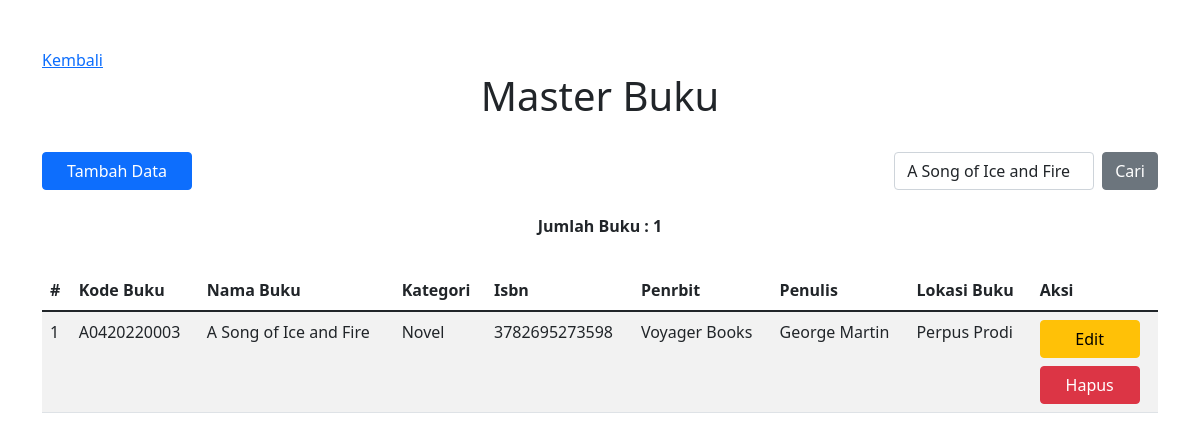
/buku/index.php?cari=A Song of Ice and Fire, run on the app's committed database.
### tables this page shows
CREATE TABLE `buku` (
  `id_buku` int(11) NOT NULL,
  `id_kategori` int(11) NOT NULL,
  `kode_buku` varchar(11) NOT NULL,
  `nama_buku` varchar(255) NOT NULL,
  `isbn` varchar(20) NOT NULL,
  `penerbit` varchar(100) NOT NULL,
  `penulis` varchar(100) NOT NULL,
  `lokasi_buku` varchar(100) NOT NULL
);

CREATE TABLE `kategori_buku` (
  `id_kategori` int(11) NOT NULL,
  `kode_kategori` varchar(4) NOT NULL,
  `kategori_buku` varchar(100) NOT NULL
);

### app.php (called while the page is built, shortened)
<?php
include('connection.php');
function select($sql)
{
	global $conn;
	$result = $conn->query($sql);
	return $result;
}
?>

### buku/index.php (the view, shortened to what this page needs)
<!DOCTYPE html>
<html lang="en">
<head>
	<link rel="stylesheet" href="../assets/bootstrap/css/bootstrap.min.css">
</head>
<body>
	<?php
	include('../app.php');
	include('../assets/components/modal-create-buku.php');
	if(isset($_GET["cari"]))
	{
		$cari = $_GET["cari"];
		$sql = "SELECT * FROM buku, kategori_buku where buku.id_kategori=kategori_buku.id_kategori and buku.nama_buku like '%$cari%' or buku.id_kategori=kategori_buku.id_kategori and buku.kode_buku like '%$cari%' or buku.id_kategori=kategori_buku.id_kategori and buku.isbn like '%$cari%' or buku.id_kategori=kategori_buku.id_kategori and buku.penerbit like '%$cari%' or buku.id_kategori=kategori_buku.id_kategori and buku.penulis like '%$cari%' or buku.id_kategori=kategori_buku.id_kategori and buku.lokasi_buku like '%$cari%'";
		$sql2 = "SELECT count(*) as jumlah_buku FROM buku, kategori_buku where buku.id_kategori=kategori_buku.id_kategori and buku.nama_buku like '%$cari%' or buku.id_kategori=kategori_buku.id_kategori and buku.kode_buku like '%$cari%' or buku.id_kategori=kategori_buku.id_kategori and buku.isbn like '%$cari%' or buku.id_kategori=kategori_buku.id_kategori and buku.penerbit like '%$cari%' or buku.id_kategori=kategori_buku.id_kategori and buku.penulis like '%$cari%' or buku.id_kategori=kategori_buku.id_kategori and buku.lokasi_buku like '%$cari%'";
	} else {
		$sql = "SELECT * FROM buku, kategori_buku where buku.id_kategori=kategori_buku.id_kategori order by buku.id_buku DESC";
		$sql2 = "SELECT count(*) as jumlah_buku FROM buku, kategori_buku where buku.id_kategori=kategori_buku.id_kategori";
	}
	$hasil = select($sql);
	$hasil2 = select($sql2);
	$data2 = $hasil2->fetch_assoc();
	?>
	<div class="container mt-5">
		<div class="row">
			<a href="../">Kembali</a>
		</div>
		<div class="row justify-content-center">
			<div class="col">
				<h1 class="text-center display-6">Master Buku</h1>
			</div>
		</div>
		<div class="row mt-4 mb-4">
			<div class="col">
				<button class="btn btn-primary ms-auto" data-bs-toggle="modal" data-bs-target="#modal-create-buku" id="mdl-btn">Tambah Data</button>
			</div>
			<div class="col">
				<form action="index.php" method="get">
					<div class="d-flex">
						<input type="text" class="form-control ms-auto me-2" name="cari" value="<?php if(isset($_GET["cari"])) { echo $_GET["cari"]; } ?>" style="width: 200px;">
						<button class="btn btn-secondary" type="submit">Cari</button>
					</div>
				</form>
			</div>
		</div>
		<div class="row mb-3">
			<p class="text-center" style="font-weight: bold;">Jumlah Buku : <?= $data2['jumlah_buku'] ?></p>
		</div>
		<div class="row">
			<div class="col">
				<table class="table table-striped">
					<thead>
						<tr>
							<th>#</th>
							<th>Kode Buku</th>
							<th>Nama Buku</th>
							<th>Kategori</th>
							<th>Isbn</th>
							<th>Penrbit</th>
							<th>Penulis</th>
							<th>Lokasi Buku</th>
							<th>Aksi</th>
						</tr>
					</thead>
					<tbody>
						<?php $no = 1;
						while($data = $hasil->fetch_assoc()) { ?>
							<tr>
								<td> <?= $no++ ?> </td>
								<td> <?= $data['kode_buku'] ?> </td>
								<td> <?=  $data['nama_buku'] ?> </td>
								<td> <?= $data['kategori_buku'] ?> </td>
								<td> <?=  $data['isbn'] ?> </td>
								<td> <?=  $data['penerbit'] ?> </td>
								<td> <?=  $data['penulis'] ?> </td>
								<td> <?=  $data['lokasi_buku'] ?> </td>
								<td>
									<a href="form_edit_buku.php?id_buku=<?= $data['id_buku'] ?>" class="btn btn-warning mb-2" style="width: 100px;">Edit</a>
									<form action="destroy.php" method="post">
										<button class="btn btn-danger" style="width: 100px;">Hapus</button>
									</form>
								</td>
							</tr>
						<?php } ?>
					</tbody>
				</table>
			</div>
		</div>
	</div>
</body>
</html>

### buku/index.php (style rules this page uses)
table { width: 100%; }
#mdl-btn { width: 150px; }

### data on the page
buku: kode_buku "A0420220003", nama_buku "A Song of Ice and Fire", id_kategori.kategori_buku "Novel", isbn "3782695273598", penerbit "Voyager Books", penulis "George Martin", lokasi_buku "Perpus Prodi"

### other printed values
$data2['jumlah_buku'] "1"
